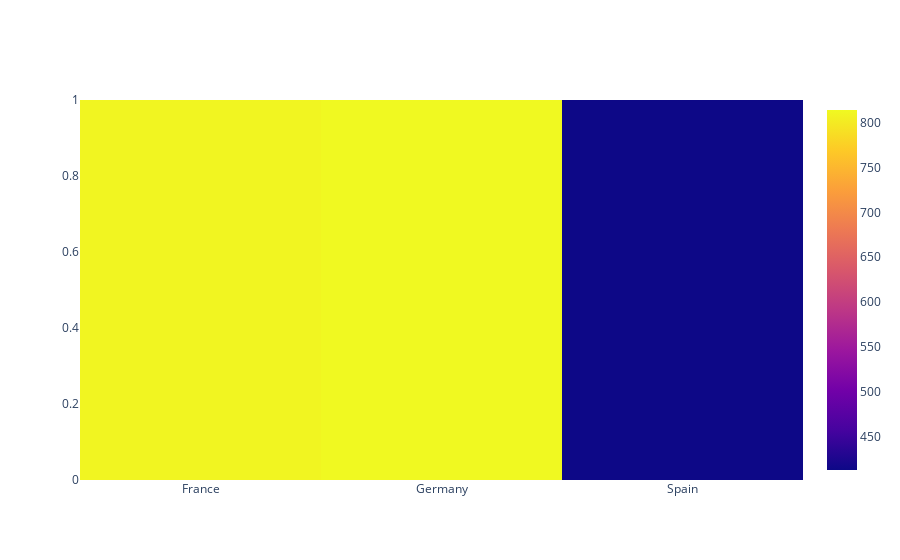

This figure's notebook cell:
### Code cell
grouped = (churn_data.groupby(by='Geography', as_index=False)['Exited'].sum()
)
pivot = grouped.pivot_table(
    values='Exited',
    columns='Geography'
)

fig = go.Figure(data=go.Heatmap(x=pivot.columns,
                                y = churn_data.Exited,
                                z = pivot.values
                               ))

fig.show()

### Figure 1 — Plotly figure (JSON) as saved in the notebook; plotly's stock layout.template omitted (floating-point values rounded to 4 significant figures; data arrays with more than 128 entries replaced by an {"elided": "..."} marker saying what was removed)
{"data": [{"type": "heatmap", "x": ["France", "Germany", "Spain"], "y": {"elided": "10000 int values"}, "z": [[810, 814, 413]]}], "layout": {}}
